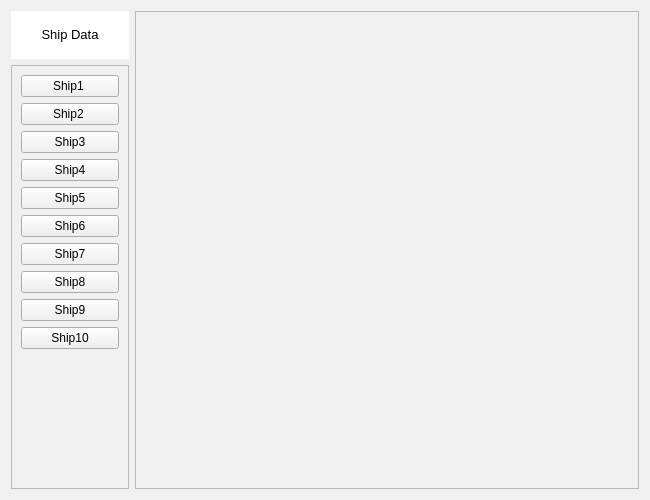
<?xml version="1.0" encoding="UTF-8"?>
<ui version="4.0">
 <class>MultiShipController</class>
 <widget class="QWidget" name="MultiShipController">
  <property name="geometry">
   <rect>
    <x>0</x>
    <y>0</y>
    <width>650</width>
    <height>500</height>
   </rect>
  </property>
  <property name="minimumSize">
   <size>
    <width>650</width>
    <height>500</height>
   </size>
  </property>
  <property name="windowTitle">
   <string>Form</string>
  </property>
  <property name="styleSheet">
   <string notr="true">background-color: rgb(240, 240, 240);</string>
  </property>
  <layout class="QGridLayout" name="gridLayout_3">
   <item row="0" column="0">
    <widget class="QWidget" name="widget" native="true">
     <property name="minimumSize">
      <size>
       <width>118</width>
       <height>48</height>
      </size>
     </property>
     <property name="styleSheet">
      <string notr="true">background-color: rgb(255, 255, 255);</string>
     </property>
     <layout class="QGridLayout" name="gridLayout_4">
      <item row="0" column="0">
       <widget class="QLabel" name="label">
        <property name="minimumSize">
         <size>
          <width>30</width>
          <height>30</height>
         </size>
        </property>
        <property name="text">
         <string>&lt;html&gt;&lt;head/&gt;&lt;body&gt;&lt;p&gt;&lt;span style=&quot; font-size:10pt;&quot;&gt;Ship Data&lt;/span&gt;&lt;/p&gt;&lt;/body&gt;&lt;/html&gt;</string>
        </property>
        <property name="alignment">
         <set>Qt::AlignCenter</set>
        </property>
       </widget>
      </item>
     </layout>
    </widget>
   </item>
   <item row="0" column="1" rowspan="2">
    <widget class="QFrame" name="frame">
     <property name="minimumSize">
      <size>
       <width>0</width>
       <height>0</height>
      </size>
     </property>
     <property name="frameShape">
      <enum>QFrame::StyledPanel</enum>
     </property>
     <property name="frameShadow">
      <enum>QFrame::Raised</enum>
     </property>
     <layout class="QGridLayout" name="gridLayout_2">
      <item row="0" column="0">
       <widget class="QStackedWidget" name="swShips">
        <property name="minimumSize">
         <size>
          <width>0</width>
          <height>0</height>
         </size>
        </property>
        <property name="currentIndex">
         <number>-1</number>
        </property>
       </widget>
      </item>
     </layout>
    </widget>
   </item>
   <item row="1" column="0">
    <widget class="QFrame" name="frame_2">
     <property name="frameShape">
      <enum>QFrame::StyledPanel</enum>
     </property>
     <property name="frameShadow">
      <enum>QFrame::Raised</enum>
     </property>
     <layout class="QGridLayout" name="gridLayout">
      <item row="0" column="0">
       <widget class="QPushButton" name="pbShip1">
        <property name="text">
         <string>Ship1 </string>
        </property>
       </widget>
      </item>
      <item row="1" column="0">
       <widget class="QPushButton" name="pbShip2">
        <property name="text">
         <string>Ship2 </string>
        </property>
       </widget>
      </item>
      <item row="2" column="0">
       <widget class="QPushButton" name="pbShip3">
        <property name="text">
         <string>Ship3</string>
        </property>
       </widget>
      </item>
      <item row="3" column="0">
       <widget class="QPushButton" name="pbShip4">
        <property name="text">
         <string>Ship4</string>
        </property>
       </widget>
      </item>
      <item row="4" column="0">
       <widget class="QPushButton" name="pbShip5">
        <property name="text">
         <string>Ship5</string>
        </property>
       </widget>
      </item>
      <item row="5" column="0">
       <widget class="QPushButton" name="pbShip6">
        <property name="text">
         <string>Ship6</string>
        </property>
       </widget>
      </item>
      <item row="6" column="0">
       <widget class="QPushButton" name="pbShip7">
        <property name="text">
         <string>Ship7</string>
        </property>
       </widget>
      </item>
      <item row="7" column="0">
       <widget class="QPushButton" name="pbShip8">
        <property name="text">
         <string>Ship8</string>
        </property>
       </widget>
      </item>
      <item row="8" column="0">
       <widget class="QPushButton" name="pbShip9">
        <property name="text">
         <string>Ship9</string>
        </property>
       </widget>
      </item>
      <item row="9" column="0">
       <widget class="QPushButton" name="pbShip10">
        <property name="text">
         <string>Ship10</string>
        </property>
       </widget>
      </item>
      <item row="10" column="0">
       <spacer name="verticalSpacer">
        <property name="orientation">
         <enum>Qt::Vertical</enum>
        </property>
        <property name="sizeHint" stdset="0">
         <size>
          <width>20</width>
          <height>40</height>
         </size>
        </property>
       </spacer>
      </item>
     </layout>
    </widget>
   </item>
  </layout>
 </widget>
 <resources/>
 <connections/>
</ui>
